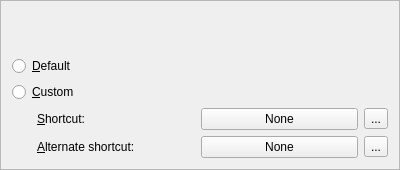
<?xml version="1.0" encoding="UTF-8"?>
<ui version="4.0">
 <class>Frame</class>
 <widget class="QFrame" name="Frame">
  <property name="geometry">
   <rect>
    <x>0</x>
    <y>0</y>
    <width>400</width>
    <height>170</height>
   </rect>
  </property>
  <property name="windowTitle">
   <string>Frame</string>
  </property>
  <property name="frameShape">
   <enum>QFrame::StyledPanel</enum>
  </property>
  <property name="frameShadow">
   <enum>QFrame::Raised</enum>
  </property>
  <layout class="QGridLayout" name="gridLayout">
   <item row="1" column="0" colspan="2">
    <widget class="QRadioButton" name="default_shortcuts">
     <property name="text">
      <string>&amp;Default</string>
     </property>
    </widget>
   </item>
   <item row="2" column="0" colspan="2">
    <widget class="QRadioButton" name="custom">
     <property name="text">
      <string>&amp;Custom</string>
     </property>
    </widget>
   </item>
   <item row="3" column="0" colspan="2">
    <layout class="QHBoxLayout" name="horizontalLayout">
     <property name="leftMargin">
      <number>25</number>
     </property>
     <item>
      <widget class="QLabel" name="label1">
       <property name="text">
        <string>&amp;Shortcut:</string>
       </property>
       <property name="buddy">
        <cstring>button1</cstring>
       </property>
      </widget>
     </item>
     <item>
      <widget class="QPushButton" name="button1">
       <property name="toolTip">
        <string>Click to change</string>
       </property>
       <property name="text">
        <string>None</string>
       </property>
      </widget>
     </item>
     <item>
      <widget class="QToolButton" name="clear1">
       <property name="toolTip">
        <string>Clear</string>
       </property>
       <property name="text">
        <string>...</string>
       </property>
       <property name="icon">
        <iconset resource="../../../resources/images.qrc">
         <normaloff>:/images/clear_left.png</normaloff>:/images/clear_left.png</iconset>
       </property>
      </widget>
     </item>
    </layout>
   </item>
   <item row="4" column="0" colspan="2">
    <layout class="QHBoxLayout" name="horizontalLayout_3">
     <property name="leftMargin">
      <number>25</number>
     </property>
     <item>
      <widget class="QLabel" name="label2">
       <property name="text">
        <string>&amp;Alternate shortcut:</string>
       </property>
       <property name="buddy">
        <cstring>button1</cstring>
       </property>
      </widget>
     </item>
     <item>
      <widget class="QPushButton" name="button2">
       <property name="toolTip">
        <string>Click to change</string>
       </property>
       <property name="text">
        <string>None</string>
       </property>
      </widget>
     </item>
     <item>
      <widget class="QToolButton" name="clear2">
       <property name="toolTip">
        <string>Clear</string>
       </property>
       <property name="text">
        <string>...</string>
       </property>
       <property name="icon">
        <iconset resource="../../../resources/images.qrc">
         <normaloff>:/images/clear_left.png</normaloff>:/images/clear_left.png</iconset>
       </property>
      </widget>
     </item>
    </layout>
   </item>
   <item row="0" column="0" colspan="2">
    <widget class="QLabel" name="header">
     <property name="text">
      <string/>
     </property>
     <property name="wordWrap">
      <bool>true</bool>
     </property>
    </widget>
   </item>
  </layout>
 </widget>
 <resources>
  <include location="../../../resources/images.qrc"/>
 </resources>
 <connections/>
</ui>
